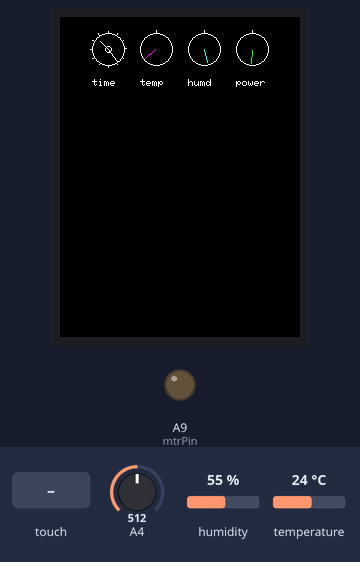
This sketch was run on a simulated Arduino Mega 2560, built with avr-gcc and run on an emulated ATmega2560. Parts: 240×320 colour display, output pins drawn as LEDs (lit = HIGH). The test bench sets the inputs (shaded band); at power-on: A4 = 512, humidity 55 %, temperature 24 °C. The local clock reads 2024-03-15 10:24:30 at power-on unless the sketch sets it; what the sketch prints to the serial monitor is not drawn.

Above: at 6.5 s.
6.6 s: touch panel pressed at 62 % / 90 % of its raw x / y range
At 7.8 s:
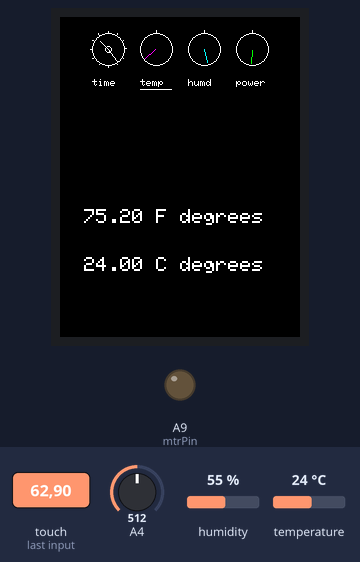
8.3 s: touch panel pressed at 38 % / 90 % of its raw x / y range
At 8.9 s:
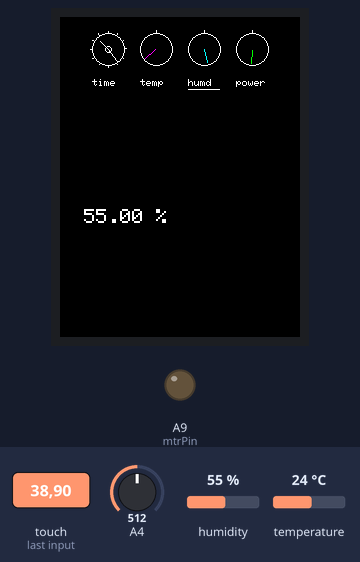
Timing chart, 0 to 11.3 s (numbered marks = the images above; inputs shaded):
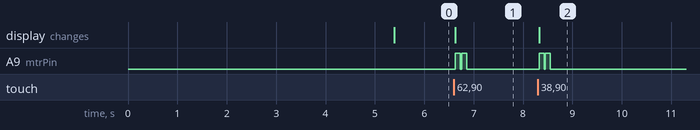

The sketch:

myFoxnovo_project7.ino
```cpp
/* Sources:
 * Math for radial plotting grabbed from the Generic_RTC_Clock example at this link: http://www.instructables.com/id/DS3231-OLED-clock-with-2-button-menu-setting-and-t/step4/null/
 * My screen is a TFT LCD shield with resistive touch, found at this link: http://www.amazon.com/gp/product/B00UAA2XIC?psc=1&redirect=true&ref_=oh_aui_detailpage_o02_s00
 * Using the mcufriend_kbv library with Arduino IDE 1.6.5, found at this link: https://forum.arduino.cc/index.php?topic=366304.msg2524865#msg2524865
 * Battery read example from:
 * http://www.instructables.com/id/Arduino-Battery-Voltage-Indicator/step2/Arduino-Sketch/
 * http://www.instructables.com/id/Build-a-Lipo-Battery-Gauge/step11/Software-Program/
 *
 * Summary:
 * Declare pins and global variables.
 * Check status of components.
 * Bootup readout.
 * Build dial labels.
 * Set up component math.
 * The main display loop uses a layout with a top section for "general info", and a bottom section for "selected detail info".
 * Each data type uses an old/new variable comparison to determine when to update.
 * This way the whole screen doesn't update all at once all the time, and there is "time space" for user touch input.
 * When user touches a general dial, it will be marked, and its current numerical value will display on the detail section.
 * UPDATE: Compared to myFoxnovo_project6, this has the summary dials in a row instead of in a square grid. Also changes the dial select indicator from a carat to an underline.
 *
 */

#include <Adafruit_GFX.h>    // Core graphics library
#include <MCUFRIEND_kbv.h>
MCUFRIEND_kbv tft;
#include <TouchScreen.h>
#include <Wire.h>
#include <DS3231.h>
#include <DHT.h>

#if defined(__SAM3X8E__)
#undef __FlashStringHelper::F(string_literal)
#define F(string_literal) string_literal
#endif

// most mcufriend shields use these pins and Portrait mode:
uint8_t YP = A3;  // must be an analog pin, use "An" notation!
uint8_t XM = A2;  // must be an analog pin, use "An" notation!
uint8_t YM = 9;   // can be a digital pin
uint8_t XP = 8;   // can be a digital pin
uint8_t Landscape = 0;

//touch calibration
uint16_t TS_LEFT = 922;
uint16_t TS_RT = 145;
uint16_t TS_TOP = 873;
uint16_t TS_BOT = 193;
TouchScreen ts = TouchScreen(XP, YP, XM, YM, 300);
#define LCD_CS A3
#define LCD_CD A2
#define LCD_WR A1
#define LCD_RD A0

// Assign human-readable names to some common 16-bit color values:
#define BLACK   0x0000
#define BLUE    0x001F
#define RED     0xF800
#define GREEN   0x07E0
#define CYAN    0x07FF
#define MAGENTA 0xF81F
#define YELLOW  0xFFE0
#define WHITE   0xFFFF

//Useful Variables
int16_t BOXSIZE = tft.width() / 10;
int16_t screenMode = 0;
int16_t tileDial = tft.width()*0.07;
//the dials use these as center points
  int16_t tile1X = tft.width()*0.2;
int16_t tile1Y = tileDial*2;
//  int16_t tile1X = tft.width()*0.33;
//int16_t tile1Y = BOXSIZE*2;
int16_t tile2X = tft.width()*0.4;
int16_t tile2Y = tileDial*2;
//int16_t tile2X = tft.width()*0.66;
//int16_t tile2Y = BOXSIZE*2;
int16_t tile3X = tft.width()*0.6;
int16_t tile3Y = tileDial*2;
//int16_t tile3X = tft.width()*0.33;
//int16_t tile3Y = BOXSIZE*5;
int16_t tile4X = tft.width()*0.8;
int16_t tile4Y = tileDial*2;
//int16_t tile4X = tft.width()*0.66;
//int16_t tile4Y = BOXSIZE*5;
int16_t tdLabel = 30;
int16_t detLnX = BOXSIZE;
int16_t detLn1Y = BOXSIZE*8;
int16_t detLn2Y = BOXSIZE*10;

//RTC
DS3231 clock;
RTCDateTime dt;

//DHT
#define DHTPIN 48
#define DHTTYPE DHT11 // DHT 11
DHT dht(DHTPIN, DHTTYPE);

const int mtrPin = A9;

//Timing
unsigned long prvTRtc = 60001;
unsigned long prvTT = 50001;
unsigned long prvTH = 40001;
unsigned long prvTBtry = 30001;
long intvRtc = 60000;
long intvT = 50000;
long intvH = 40000;
long intvBtry = 30000;

void setup() {
  // put your setup code here, to run once:
  Serial.begin(9600);

tft.reset();

//Check: Is the screen working?
    uint16_t identifier = tft.readID();
//    if (identifier == 0) identifier = 0x9341;
    if (0) {
    } else if (identifier == 0x0154) {
        Serial.println(F("Found S6D0154 LCD driver"));
        TS_LEFT = 914; TS_RT = 181; TS_TOP = 957; TS_BOT = 208;
    } else if (identifier == 0x7783) {
        Serial.println(F("Found ST7783 LCD driver"));
        TS_LEFT = 865; TS_RT = 155; TS_TOP = 942; TS_BOT = 153;
        Landscape = 1;
    } else if (identifier == 0x9320) {
        Serial.println(F("Found ILI9320 LCD driver"));
        YP = A3; XM = A2; YM = 9; XP = 8;
        TS_LEFT = 902; TS_RT = 137; TS_TOP = 941; TS_BOT = 134;
    } else if (identifier == 0x9325) {
        Serial.println(F("Found ILI9325 LCD driver"));
        TS_LEFT = 900; TS_RT = 103; TS_TOP = 96; TS_BOT = 904;
    } else if (identifier == 0x9341) {
        Serial.println(F("Found ILI9341 LCD driver BLUE"));
        TS_LEFT = 920; TS_RT = 139; TS_TOP = 944; TS_BOT = 150;
        Landscape = 0;
    } else if (identifier == 0) {
        Serial.println(F("Found ILI9341 LCD driver DealExtreme"));
        TS_LEFT = 893; TS_RT = 145; TS_TOP = 930; TS_BOT = 135;
        Landscape = 1;
    } else if (identifier == 0 || identifier == 0x9341) {
        Serial.println(F("Found ILI9341 LCD driver RED"));
        TS_LEFT = 128; TS_RT = 911; TS_TOP = 105; TS_BOT = 908;
        Landscape = 1;
    } else if (identifier == 0x9488) {
        Serial.println(F("Found ILI9488 LCD driver"));
        TS_LEFT = 904; TS_RT = 170; TS_TOP = 950; TS_BOT = 158;
    } else if (identifier == 0xB509) {
        Serial.println(F("Found R61509V LCD driver"));
        TS_LEFT = 889; TS_RT = 149; TS_TOP = 106; TS_BOT = 975;
        Landscape = 1;
    } else {
        Serial.print(F("Unknown LCD driver chip: "));
        Serial.println(identifier, HEX);
        return;
    }

    //To control LCD
    ts = TouchScreen(XP, YP, XM, YM, 300);     //call the constructor AGAIN with new values.
    tft.begin(identifier);

    #define MINPRESSURE 10
#define MAXPRESSURE 1000

//RTC setup
  // Initialize DS3231
  clock.begin();

  // Set sketch compiling time, then COMMENT OUT and UPLOAD
  //clock.setDateTime(__DATE__, __TIME__);
  dht.begin();

pinMode(mtrPin,OUTPUT);
//analogWrite(mtrPin,0);
digitalWrite(mtrPin,LOW);

//startup display
tft.fillScreen(BLACK);
tft.setTextSize(1);
tft.setTextColor(WHITE);
tft.setCursor(0,BOXSIZE);
if(tft.readID())
{
tft.println("TOUCH SCREEN READY");
tft.print("ID: ");
tft.println(identifier);
}
//else
//{
//tft.println("TOUCH SCREEN SICK");
//}
tft.println("...........................");
tft.println("");
if(clock.begin())
{
tft.println("REAL TIME CLOCK READY");
}
else
{
tft.println("REAL TIME CLOCK SICK");
}
//I can't do a "DHT READY" message because dht.begin() can't be used as a boolean. shrug.
tft.println("...........................");
tft.println("");
tft.println("CURRENT SKETCH: myFoxnovo_project7");
tft.println("...........................");
tft.println("");
tft.println("WHEN TOUCH, PLEASE KEEP");
tft.println("TOUCH UNTIL RESPONSE!");
delay(5000);
  tft.fillScreen(BLACK);

  //DIAL LABELS
tft.setCursor((tile1X-tileDial),(tile1Y+tdLabel));
tft.print("time");
tft.setCursor((tile2X-tileDial),(tile2Y+tdLabel));
tft.print("temp");
tft.setCursor((tile3X-tileDial),(tile3Y+tdLabel));
tft.print("humd");
tft.setCursor((tile4X-tileDial),(tile4Y+tdLabel));
tft.print("power");

//Time RTC circle
tft.drawCircle(tile1X,tile1Y,tileDial,WHITE);
    //Position and draw hour tick marks
    //HINT: 360/30 = 12, so divide 360 by X to determine number of ticks
    for( int z=0; z < 360;z= z + 30 ){
    //Begin at 0° and stop at 360°
      float angle = z ;
      angle=(angle/57.29577951) ; //Convert degrees to radians
      //#o stands for 'outer', #i stands for 'inner'
      int xo=(tile1X+(sin(angle)*(tileDial+2)));
      //in each of these lines, use (angle)*## to tweak positions of these shapes
      int yo=(tile1Y-(cos(angle)*(tileDial+2)));
      int xi=(tile1X+(sin(angle)*(tileDial)));
      int yi=(tile1Y-(cos(angle)*(tileDial)));
      tft.drawLine(xo,yo,xi,yi,WHITE);
    }

//Dials 2 thru 4
     //Temp
     //Circle
          tft.drawCircle(tile2X,tile2Y,tileDial,WHITE);
               //Minmax tick
     tft.drawLine(tile2X,tile2Y-(tileDial+1),tile2X,tile2Y-(tileDial+3),WHITE);

          //Humidity
              //Circle
         tft.drawCircle(tile3X,tile3Y,tileDial,WHITE);
              //Minmax tick
     tft.drawLine(tile3X,tile3Y-(tileDial+1),tile3X,tile3Y-(tileDial+3),WHITE);

//Battery
//Circle
tft.drawCircle(tile4X,tile4Y,tileDial,WHITE);
      //Minmax tick
     tft.drawLine(tile4X,tile4Y-(tileDial+1),tile4X,tile4Y-(tileDial+3),WHITE);
}

void loop() {
  // put your main code here, to run repeatedly:

//Math prep
  //RTC info get
  dt = clock.getDateTime();

//DHT info
  // Reading temperature or humidity takes about 250 milliseconds!
  // Sensor readings may also be up to 2 seconds 'old' (its a very slow sensor)
  float h = dht.readHumidity();
  // Read temperature as Celsius (the default)
  float t = dht.readTemperature();
  // Read temperature as Fahrenheit (isFahrenheit = true)
  float f = dht.readTemperature(true);

    // Compute heat index in Fahrenheit (the default)
  float hif = dht.computeHeatIndex(f, h);
  // Compute heat index in Celsius (isFahreheit = false)
  float hic = dht.computeHeatIndex(t, h, false);

/* To display DHT readings, use following characters:
 *  h for humidity
 *  t for temp in C
 *  f for temp in F
 *  hic for heat index in C
 *  hif for heat index in F
 */

//Battery
int btryVal = analogRead(A4);
//int btryVal2 = map(btryVal,850,1000,0,360);
float btryVal2 = btryVal * 0.004882814;

//More useful variables
int minCur = dt.minute;
int minOld = 0;
int tmpCur = f;
int tmpOld = 0;
int humCur = h;
int humOld = 0;
int btryCur = btryVal2;
int btryOld = 0;

//Timing
unsigned long curTime = millis();

//Time RTC

if(curTime - prvTRtc > intvRtc)
{
 tft.fillCircle(tile1X,tile1Y,tileDial-1,BLACK);
 tft.drawCircle(tile1X,tile1Y,3,WHITE);
 //Minute hand
    //HINT: 360/60 (as in minutes) = 6, so divide 360 by X according to value you are incrementing
float     angle = dt.minute * 6; //Retrieve stored minutes and apply
    angle=(angle/57.29577951) ; //Convert degrees to radians
int       xo=(tile1X+(sin(angle)*(tileDial)));
   int          yo=(tile1Y-(cos(angle)*(tileDial)));
      int xi=(tile1X+(sin(angle)*(1)));
      int yi=(tile1Y-(cos(angle)*(1)));
          tft.drawLine(xo,yo,xi,yi,WHITE);

//Hour hand
        angle = dt.hour * 30 + int((dt.minute / 12) * 6); //Retrieve stored hour and minutes and apply
    angle=(angle/57.29577951) ; //Convert degrees to radians
           xo=(tile1X+(sin(angle)*(tileDial*0.75)));
       yo=(tile1Y-(cos(angle)*(tileDial*0.75)));
       xi=(tile1X+(sin(angle)*(1)));
      yi=(tile1Y-(cos(angle)*(1)));
     tft.drawLine(xo,yo,xi,yi,WHITE);
     tft.drawPixel(xo,yo,BLACK);
 if(screenMode==1)
{
  tft.fillRect(0,detLn1Y-1,tft.width(),BOXSIZE*4,BLACK);
  tft.setTextSize(2);
  tft.setCursor(detLnX,detLn1Y);
  tft.print(clock.dateFormat("h:ia", dt));
   tft.setCursor(detLnX,detLn2Y);
   tft.print(clock.dateFormat("jS M y", dt));
}
 prvTRtc = curTime;
}

     //DHT
     //Temperature
     if(curTime - prvTT > intvT)
{
 tft.fillCircle(tile2X,tile2Y,tileDial-1,BLACK);
      //Temp F hand
         //DHT11 is known good for values 32F - 122F (0C-50C) https://learn.adafruit.com/dht/overview
 float   angle = f * 3; //room temp low 70s should be a little more than half
    angle=(angle/57.29577951) ; //Convert degrees to radians
 int   xo=(tile2X+(sin(angle)*(tileDial-2)));
   int yo=(tile2Y-(cos(angle)*(tileDial-2)));
   int xi=(tile2X+(sin(angle)*(1)));
   int yi=(tile2Y-(cos(angle)*(1)));
    if(f>=32 && f<70)
    {
          tft.drawLine(xo,yo,xi,yi,WHITE);
    }
        if(f>69 && f<75)
    {
          tft.drawLine(xo,yo,xi,yi,CYAN);
    }
        if(f>74 && f<85)
    {
          tft.drawLine(xo,yo,xi,yi,MAGENTA);
    }
            if(f>84)
    {
          tft.drawLine(xo,yo,xi,yi,RED);
    }
 if(screenMode==2)
{
  tft.fillRect(0,detLn1Y-1,tft.width(),BOXSIZE*4,BLACK);
  tft.setTextSize(2);
  tft.setCursor(detLnX,detLn1Y);
  tft.print(f);
  tft.print(" F degrees");
  tft.setCursor(detLnX,detLn2Y);
  tft.print(t);
  tft.print(" C degrees");
}
prvTT = curTime;
}

//Humidity
        if(curTime - prvTH > intvH)
{
 tft.fillCircle(tile3X,tile3Y,tileDial-1,BLACK);
     //DHT11 is known good for values 20% - 80%
 float       angle = h * 3; //the 30s should be about a quarter way around
    angle=(angle/57.29577951) ; //Convert degrees to radians
    int xo=(tile3X+(sin(angle)*(tileDial-2)));
    int yo=(tile3Y-(cos(angle)*(tileDial-2)));
  int  xi=(tile3X+(sin(angle)*(1)));
int    yi=(tile3Y-(cos(angle)*(1)));
    if(h>15 && h<35)
    {
          tft.drawLine(xo,yo,xi,yi,YELLOW);
    }
        if(h>34 && h<50)
    {
          tft.drawLine(xo,yo,xi,yi,MAGENTA);
    }
        if(h>49 && h<65)
    {
          tft.drawLine(xo,yo,xi,yi,CYAN);
    }
            if(h>64)
    {
          tft.drawLine(xo,yo,xi,yi,BLUE);
    }

    // Check if any reads failed and exit early (to try again).
  if (isnan(h) || isnan(t) || isnan(f)) {
tft.fillCircle(tile3X,tile3Y,tileDial,RED);
    return;
  }
 if(screenMode==3)
{
  tft.fillRect(0,detLn1Y-1,tft.width(),BOXSIZE*4,BLACK);
  tft.setTextSize(2);
  tft.setCursor(detLnX,detLn1Y);
  tft.print(h);
  tft.print(" %");
}
 prvTH = curTime;
}

//Power
if(curTime - prvTBtry > intvBtry)
{
 tft.fillCircle(tile4X,tile4Y,tileDial-1,BLACK);
   float      angle = btryVal2 * 72;
    angle=(angle/57.29577951) ; //Convert degrees to radians
  int  xo=(tile4X+(sin(angle)*(tileDial-2)));
 int   yo=(tile4Y-(cos(angle)*(tileDial-2)));
 int   xi=(tile4X+(sin(angle)*(1)));
 int   yi=(tile4Y-(cos(angle)*(1)));
    if(btryVal > 1)
    {
          tft.drawLine(xo,yo,xi,yi,GREEN);
    }
       else
    {
          tft.drawLine(xo,yo,xi,yi,RED);
    }
 if(screenMode==4)
{
  tft.fillRect(0,detLn1Y-1,tft.width(),BOXSIZE*4,BLACK);
  tft.setTextSize(2);
  tft.setCursor(detLnX,detLn1Y);
  tft.print("Voltage: ");
  tft.setCursor(detLnX,detLn2Y);
  tft.print(btryVal2);
}
prvTBtry = curTime;
}

//Touch math
int tmp;
    TSPoint p = ts.getPoint();

    // if sharing pins, you'll need to fix the directions of the touchscreen pins
    pinMode(XM, OUTPUT);
    pinMode(YP, OUTPUT);
    // we have some minimum pressure we consider 'valid'
    // pressure of 0 means no pressing!

    if (p.z > MINPRESSURE && p.z < MAXPRESSURE) {
        if (Landscape) {   // swap X and Y
            tmp = p.x;
            p.x = p.y;
            p.y = tmp;
        }
        // scale from 0->1023 to tft.width  i.e. left = 0, rt = width
        // most mcufriend have touch (with icons) that extends below the TFT
        // screens without icons need to reserve a space for "erase"
        p.x = map(p.x, TS_LEFT, TS_RT, 0, tft.width());
        p.y = map(p.y, TS_TOP, TS_BOT, 0, tft.height());
    }

//Screen change on user input
if(((p.x>tile1X-tileDial)&&(p.x<tile1X+tileDial))&&((p.y>tile1Y-tileDial)&&p.y<tile1Y+tileDial))
{
screenMode = 1;
tft.drawFastHLine(0,tile1Y+tdLabel+10,tft.width(),BLACK);
tft.drawFastHLine(tile1X-tileDial,tile1Y+tdLabel+10,tileDial*2,WHITE);
tft.setTextSize(1);
/*
tft.setTextColor(WHITE);
tft.setCursor((tile1X+tileDial),(tile1Y+tdLabel));
tft.print("<");
tft.setTextColor(BLACK);
tft.setCursor((tile2X+tileDial),(tile2Y+tdLabel));
tft.print("<");
tft.setCursor((tile3X+tileDial),(tile3Y+tdLabel));
tft.print("<");
tft.setCursor((tile4X+tileDial),(tile4Y+tdLabel));
tft.print("<");
*/
tft.setTextColor(WHITE);
  tft.fillRect(0,detLn1Y-1,tft.width(),BOXSIZE*4,BLACK);
  tft.setTextSize(2);
  tft.setCursor(detLnX,detLn1Y);
  tft.print(clock.dateFormat("h:ia", dt));
   tft.setCursor(detLnX,detLn2Y);
   tft.print(clock.dateFormat("jS M y", dt));
   analogWrite(mtrPin,150);
   delay(100);
   analogWrite(mtrPin,0);
}

    if(((p.x>tile2X-tileDial)&&(p.x<tile2X+tileDial))&&((p.y>tile2Y-tileDial)&&p.y<tile2Y+tileDial))
{
screenMode = 2;
tft.drawFastHLine(0,tile2Y+tdLabel+10,tft.width(),BLACK);
tft.drawFastHLine(tile2X-tileDial,tile2Y+tdLabel+10,tileDial*2,WHITE);
tft.setTextSize(1);
/*
tft.setTextColor(BLACK);
tft.setCursor((tile1X+tileDial),(tile1Y+tdLabel));
tft.print("<");
tft.setCursor((tile3X+tileDial),(tile3Y+tdLabel));
tft.print("<");
tft.setCursor((tile4X+tileDial),(tile4Y+tdLabel));
tft.print("<");
*/
tft.setTextColor(WHITE);
/*
tft.setCursor((tile2X+tileDial),(tile2Y+tdLabel));
tft.print("<");
*/
  tft.fillRect(0,detLn1Y-1,tft.width(),BOXSIZE*4,BLACK);
  tft.setTextSize(2);
  tft.setCursor(detLnX,detLn1Y);
  tft.print(f);
  tft.print(" F degrees");
    tft.setCursor(detLnX,detLn2Y);
  tft.print(t);
  tft.print(" C degrees");
   analogWrite(mtrPin,150);
   delay(100);
   analogWrite(mtrPin,0);
}

if(((p.x>tile3X-tileDial)&&(p.x<tile3X+tileDial))&&((p.y>tile3Y-tileDial)&&p.y<tile3Y+tileDial))
{
screenMode = 3;
tft.drawFastHLine(0,tile3Y+tdLabel+10,tft.width(),BLACK);
tft.drawFastHLine(tile3X-tileDial,tile3Y+tdLabel+10,tileDial*2,WHITE);
tft.setTextSize(1);
/*
tft.setTextColor(BLACK);
tft.setCursor((tile1X+tileDial),(tile1Y+tdLabel));
tft.print("<");
tft.setCursor((tile2X+tileDial),(tile2Y+tdLabel));
tft.print("<");
tft.setCursor((tile4X+tileDial),(tile4Y+tdLabel));
tft.print("<");
*/
tft.setTextColor(WHITE);
/*
tft.setCursor((tile3X+tileDial),(tile3Y+tdLabel));
tft.print("<");
*/
  tft.fillRect(0,detLn1Y-1,tft.width(),BOXSIZE*4,BLACK);
  tft.setTextSize(2);
  tft.setCursor(detLnX,detLn1Y);
  tft.print(h);
  tft.print(" %");
   analogWrite(mtrPin,150);
   delay(100);
   analogWrite(mtrPin,0);
}

if(((p.x>tile4X-tileDial)&&(p.x<tile4X+tileDial))&&((p.y>tile4Y-tileDial)&&p.y<tile4Y+tileDial))
{
screenMode = 4;
tft.drawFastHLine(0,tile4Y+tdLabel+10,tft.width(),BLACK);
tft.drawFastHLine(tile4X-tileDial,tile4Y+tdLabel+10,tileDial*2,WHITE);
tft.setTextSize(1);
/*
tft.setTextColor(BLACK);
tft.setCursor((tile1X+tileDial),(tile1Y+tdLabel));
tft.print("<");
tft.setCursor((tile2X+tileDial),(tile2Y+tdLabel));
tft.print("<");
tft.setCursor((tile3X+tileDial),(tile3Y+tdLabel));
tft.print("<");
*/
tft.setTextColor(WHITE);
/*
tft.setCursor((tile4X+tileDial),(tile4Y+tdLabel));
tft.print("<");
*/
  tft.fillRect(0,detLn1Y-1,tft.width(),BOXSIZE*4,BLACK);
  tft.setTextSize(2);
  tft.setCursor(detLnX,detLn1Y);
  tft.print("Voltage: ");
  tft.setCursor(detLnX,detLn2Y);
  tft.print(btryVal2);
   analogWrite(mtrPin,150);
   delay(100);
   analogWrite(mtrPin,0);
}

}
```

Measured:
- after the input at 6.6 s, A9 (mtrPin): alternates HIGH for 0.10 s and LOW for 0.03 s, 4 changes in all, then stays LOW, starting at once; the display: changes at once (image 1)
- after the input at 8.3 s, A9 (mtrPin): alternates HIGH for 0.10 s and LOW for 0.03 s, 4 changes in all, then stays LOW, starting at once; the display: changes at once (image 2)
